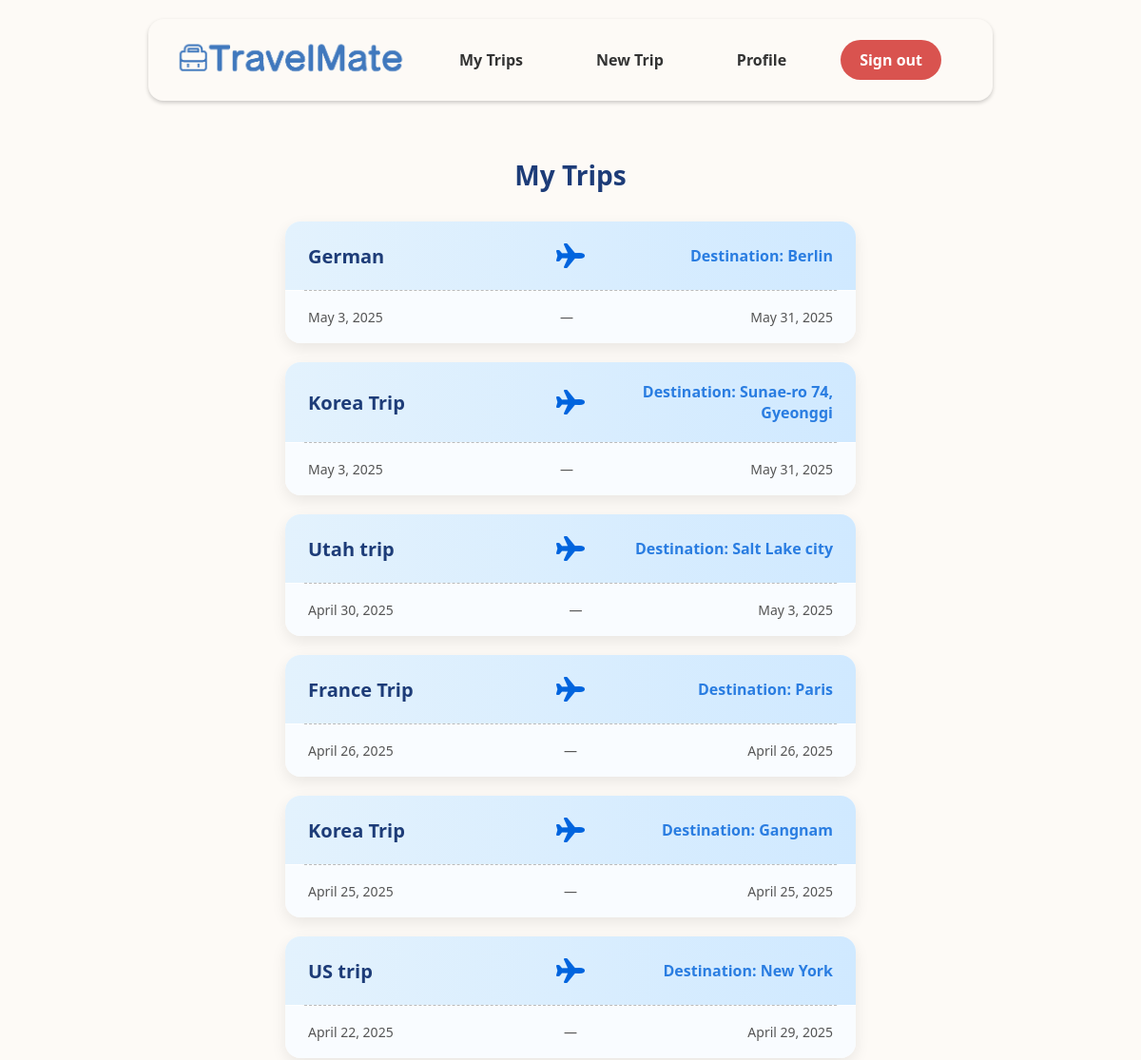
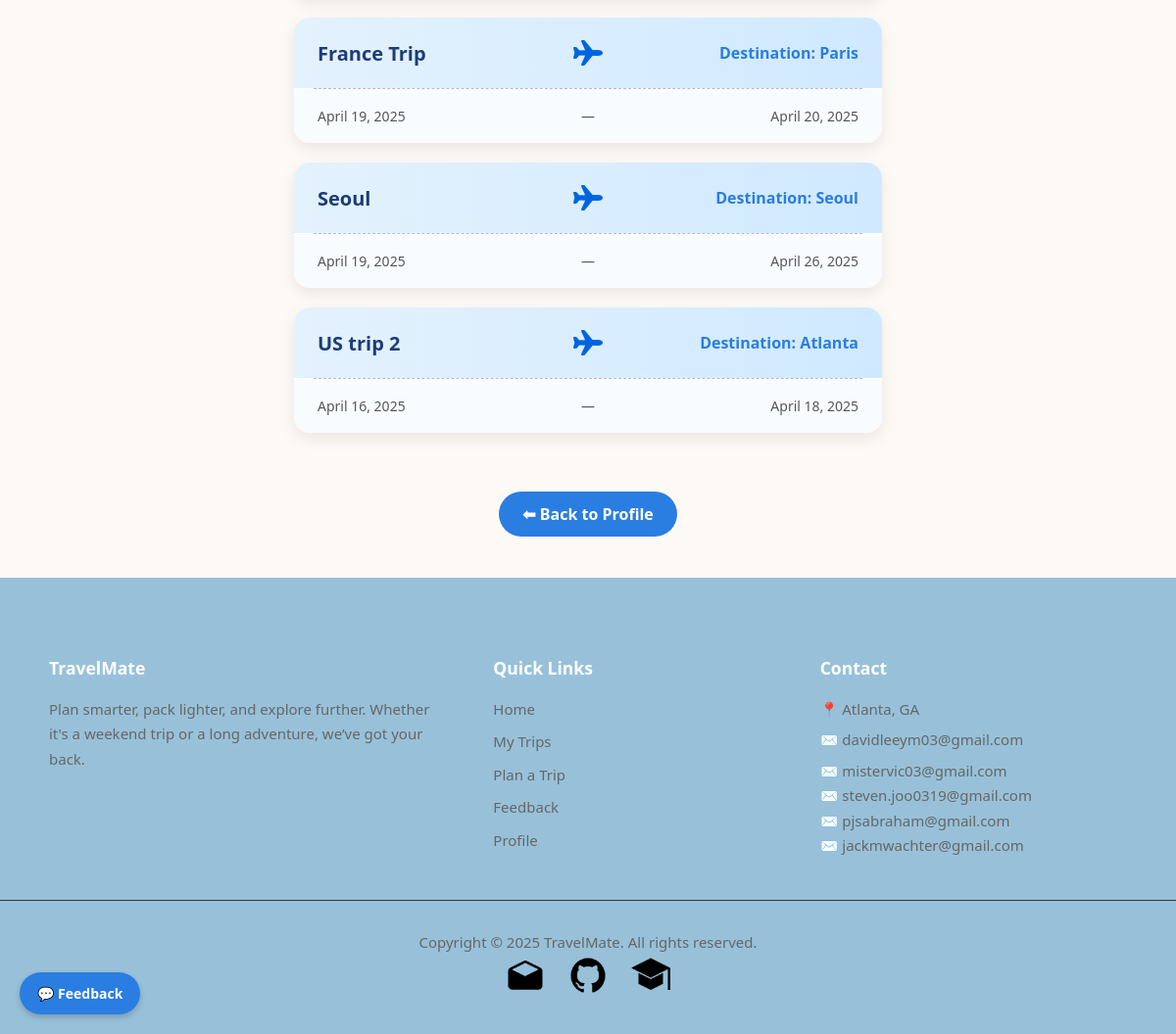
/trips/list/ (signed in), run on the app's committed database (2 pictures, top to bottom).
### trips/models.py (models this page shows, shortened)
class Trip(models.Model):
    TRIP_TYPE_CHOICES = [
        ('beach', 'Beach'),
        ('city', 'City'),
        ('hiking', 'Hiking'),
        ('business', 'Business'),
        ('snow', 'Snow / Ski'),
        ('other', 'Other'),
    ]
    user = models.ForeignKey(get_user_model(), on_delete=models.CASCADE)
    name = models.CharField(max_length=100)
    destination = models.CharField(max_length=100)
    start_date = models.DateField()
    end_date = models.DateField()
    trip_type = models.CharField(max_length=50, choices=TRIP_TYPE_CHOICES, default='other')
    manually_cleared = models.BooleanField(default=False)
    is_public = models.BooleanField(default=False)
    share_token = models.CharField(max_length=12, unique=True, blank=True, null=True)

### trips/views.py (the view)
# urls.py: path('list/', views.trip_list, name='trip_list'),
@login_required
def trip_list(request):
    trips = Trip.objects.filter(user=request.user).order_by('-start_date')
    return render(request, 'trips/trip_list.html', {'trips': trips})

### trips/templates/trips/trip_list.html (shortened to what this page needs)
{% extends 'base.html' %}
{% load static %}
{% block wrapper %}
    <div style="text-align: center; padding: 20px 0">
        <br>
        <h2 style="color: #1d3c78; margin-bottom: 30px; font-size: 28px; font-weight: 700;">My Trips</h2>
        <div class="trip-list">
            {% for trip in trips %}
                <a href="{% url 'trip_detail' trip.id %}" class="trip-card-link">
                    <div class="trip-card">
                        <div class="trip-top">
                            <div class="trip-title">{{ trip.name }}</div>
                            <div class="trip-middle">
                                <img src="{% static 'img/airplane.png' %}" alt="airplane" class="plane-icon">
                            </div>
                            <div class="trip-destination">Destination: {{ trip.destination }}</div>
                        </div>
                        <div class="trip-bottom">
                            <span>{{ trip.start_date }}</span>
                            <span>—</span>
                            <span>{{ trip.end_date }}</span>
                        </div>
                    </div>
                </a>
            {% empty %}
                <p style="font-size: 16px; color: #777;">You have no trips yet.</p>
            {% endfor %}
        </div>
        <a href="{% url 'profile' %}" class="button" style="
            margin-top: 40px;
            background-color: #2a7de1;
            padding: 12px 24px;
            display: inline-block;
            border-radius: 25px;
            font-weight: 600;
            text-decoration: none;
            color: white;
            transition: background 0.3s ease;">
            ⬅ Back to Profile
        </a>
    </div>
    <br>
{% endblock %}

### templates/base.html (style rules this page uses)
body { font-family: 'Segoe UI', sans-serif; background-color: #fdfaf6; background-repeat: no-repeat; background-size: 100% 100%; background-attachment: fixed; margin: 0; padding: 0; padding-top: 100px; }
a.button { background-color: #2a7de1; color: white; padding: 10px 20px; text-decoration: none; border-radius: 20px; font-weight: bold; display: inline-block; margin-top: 20px; }

### data on the page
Trip: name "German", destination "Berlin", start_date "May 3, 2025", end_date "May 31, 2025"
Trip: name "Korea Trip", destination "Sunae-ro 74, Gyeonggi", start_date "May 3, 2025", end_date "May 31, 2025"
Trip: name "Utah trip", destination "Salt Lake city", start_date "April 30, 2025", end_date "May 3, 2025"
Trip: name "France Trip", destination "Paris", start_date "April 26, 2025", end_date "April 26, 2025"
Trip: name "Korea Trip", destination "Gangnam", start_date "April 25, 2025", end_date "April 25, 2025"
Trip: name "US trip", destination "New York", start_date "April 22, 2025", end_date "April 29, 2025"
Trip: name "France Trip", destination "Paris", start_date "April 19, 2025", end_date "April 20, 2025"
Trip: name "Seoul", destination "Seoul", start_date "April 19, 2025", end_date "April 26, 2025"
Trip: name "US trip 2", destination "Atlanta", start_date "April 16, 2025", end_date "April 18, 2025"
